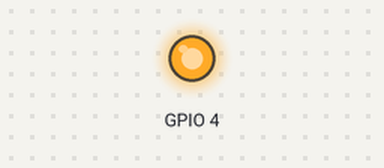
Simulated run of this sketch. Board: ESP8266 (NodeMCU). Shown: output pins drawn as LEDs (lit = HIGH). WiFi joins after 1.5 s; servers stay silent unless stated.

Above: at 0.1 s.
At 1.1 s:
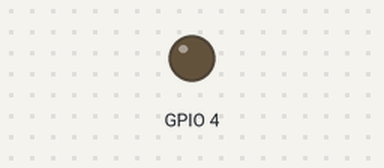
Timing chart, 0 to 2.6 s (numbered marks = the images above):
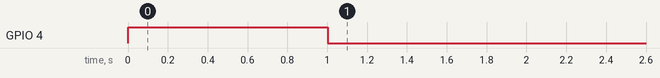

The sketch:

tcp-serial-bridge.ino
```cpp
#include <ESP8266WiFi.h>
/*
{
  int ledPin;
  long OnTime;
  long OffTime;
  int ledState;
  unsigned long previousMillis;
  public:
  Flasher(int pin, long ont, long off)
  {
  ledPin = pin;
  pinMode(ledPin, OUTPUT);

  OnTime = ont;
  OffTime = off;

  ledState = LOW;
  previousMillis = 0;
  }

  void Update()
  {
    unsigned long currentMillis = millis();

    if((ledState == HIGH) && (currentMillis - previousMillis >= OnTime))
    {
      ledState = LOW;
      previousMillis = currentMillis;
      digitalWrite(ledPin, ledState);
    }
    else if ((ledState == LOW) && (currentMillis - previousMillis >= OffTime))
    {
      ledState = HIGH;
      previousMillis = currentMillis;
      digitalWrite(ledPin, ledState);
    }
  }
};*/
char ssid[] = "aarg";
char pass[] = "aargnet123";

uint8_t buf2[30];
uint8_t i2=0;

IPAddress server(192,168,1,117);
WiFiClient client;

long int i = 0;
/*  Flasher led(4, 300, 600);
  Flasher blue(12, 200, 600);
  Flasher red(13, 100, 600);
  Flasher green(16, 800, 600);
*/
void setup() {

  pinMode(4, OUTPUT);
  digitalWrite(4, LOW);

  Serial.begin(115200);
  WiFi.begin(ssid, pass);

  while (WiFi.status() != WL_CONNECTED) {
    digitalWrite(4, HIGH);
    delay(1000);
    digitalWrite(4, LOW);
    delay(1000);
  }

     while(!client.connect(server, 8080)) {
     delay(200);
  }
}

void loop () {
   while (client.available()) {
    char c = client.read();
    Serial.write(c);
  }

  if(Serial.available()>0){

    while(Serial.available()){
      buf2[i2] = (char)Serial.read();
      if(i2<30) i2++;
    }

    client.write((char*)buf2,30);
    i2 = 0;
  }
}
```
